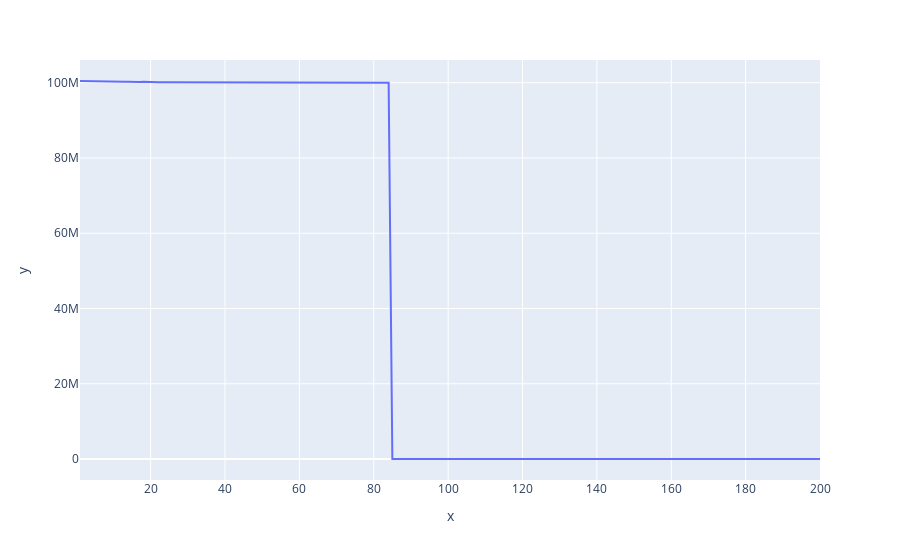

Notebook cell for this chart:
### Code cell
optimize_and_plot(sphere_function, d = 50, domain = (-5.12, 5.12), popsize=500, maxfevals=100000, sigma=10)

### Figure 1 — Plotly figure (JSON) as saved in the notebook; plotly's stock layout.template omitted (floating-point values rounded to 4 significant figures; data arrays with more than 128 entries replaced by an {"elided": "..."} marker saying what was removed)
{"data": [{"hovertemplate": "x=%{x}<br>y=%{y}<extra></extra>", "legendgroup": "", "line": {"color": "#636efa", "dash": "solid"}, "marker": {"symbol": "circle"}, "mode": "lines", "name": "", "orientation": "v", "showlegend": false, "type": "scatter", "x": {"elided": "200 int values"}, "xaxis": "x", "y": {"elided": "200 float values"}, "yaxis": "y"}], "layout": {"legend": {"tracegroupgap": 0}, "margin": {"t": 60}, "xaxis": {"anchor": "y", "domain": [0, 1], "title": {"text": "x"}}, "yaxis": {"anchor": "x", "domain": [0, 1], "title": {"text": "y"}}}}
